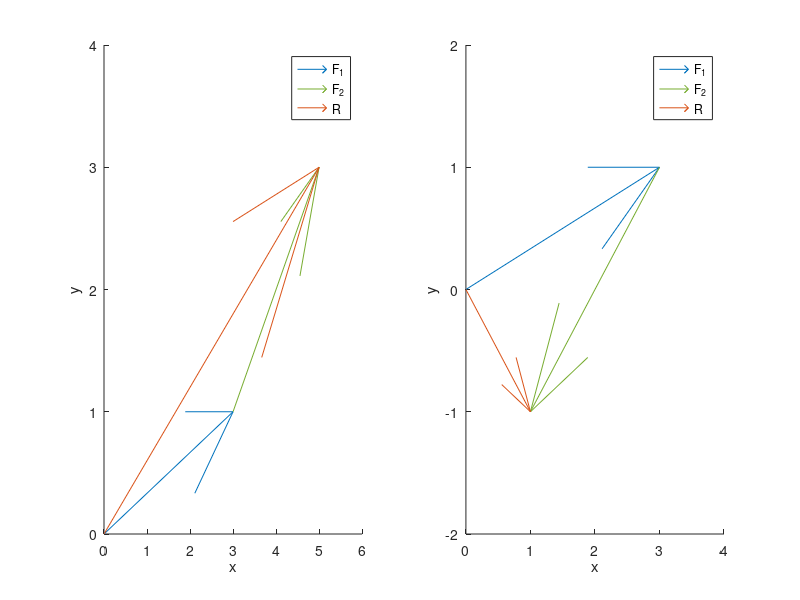

This figure's MATLAB source:
% Statics and Mechanics of Materials: An Example-based Approach
% Matthew M. Barry, Samatha E. Wismer and Lee A. Dosse
% ISBN: 978-1-77412-230-3
% Publisher: Top Hat

% Chapter 2, Section 2.3.2 Vector Addition and Subtraction

clear all % Clears all variables from the Workspace
close all % Closes any figure windows that may be open
clc % Clears the Command Window

% Let us define our two vectors of interest:
F_1 = [3, 1, 0];
F_2 = [2, 2, 0];

% We will calculate the resultant due to addition, and due to subtraction,
% and plot each result.

% We will define a new figure window using this command
figure(1) 
% Within our figure, we will have two subplot windows. The subplot windows 
% will be in two columns (second value in the function input), one row 
% (first value in the function input). The first subplot (third value in 
% the function input) will show the addition  of the two vectors F_1 and 
% F_2:
subplot(1,2,1) 

% Calculating the resultant of F_1 + F_2:
R = F_1 + F_2;

% Keeps the previous vector and will plot the following vector without
% clearing the plot window
hold on

% The quiver command plots a vector. The point of origination in x- and 
% y-coordinates are the first two entries (e.g. 0 and 0). The point of 
% termination in x- and y-coordinates are the third and fourth entries
% (e.g. F_1(1) and F_1(2)). Note F_1(1) gives the first entry of F_1, and
% F_1(2) gives the second entry of F_1. The last function input, i.e the
% fifth entry of "0" turns off auto-scaling.
quiver(0,0,F_1(1),F_1(2),0)

% Plotting vector F_2. Note the point of origination is the point of
% termination of vector F_1.
quiver(F_1(1),F_1(2),F_2(1),F_2(1),0)

% Plotting the resultant, where the point of origination is the same as the
% point of origination of vector F_1
quiver(0,0,R(1),R(2),0)

% Setting the limits of the x-axis
xlim([0 6])

% Setting the limits of the y-axis
ylim([0 4])

% Providing a label to the x-axis
xlabel('x')

% Providing a label to the y-axis
ylabel('y')

% Constructing a color-coded leged. The legend is based on the order of
% vectors being plotted
legend('F_{1}','F_{2}','R')

% The second subplot (third value in the function input) will show the
% subtraction of the two vectors F_1 and F_2:
subplot(1,2,2)
hold on
R = F_1 - F_2;
quiver(0,0,F_1(1),F_1(2),0)
quiver(F_1(1),F_1(2),-F_2(1),-F_2(1),0)
quiver(0,0,R(1),R(2),0)
xlim([0 4])
ylim([-2 2])
xlabel('x')
ylabel('y')
legend('F_{1}','F_{2}','R')